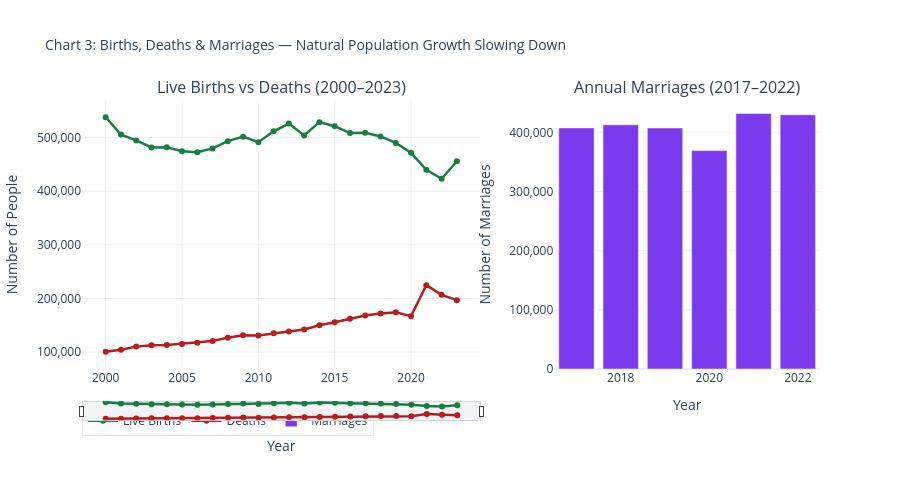

Notebook cell for this chart:
### Code cell
# ============================================================
# CHART: Births, Deaths & Marriages (WITH SLIDER)
# ============================================================

b = births.sort_values('year')
d = deaths.sort_values('year')

# Fix marriages filter
if 'sex' in marriages.columns:
    sex_vals = marriages['sex'].unique()
    if 'both' in sex_vals:
        m = marriages[marriages['sex'] == 'both'].sort_values('year')
    elif 'male' in sex_vals:
        m = marriages.groupby('year')['abs'].sum().reset_index()
    else:
        m = marriages.sort_values('year')
else:
    m = marriages.sort_values('year')

print('Births rows   :', len(b), '| years:', b['year'].min(), '-', b['year'].max())
print('Deaths rows   :', len(d), '| years:', d['year'].min(), '-', d['year'].max())
print('Marriages rows:', len(m), '| years:', m['year'].min(), '-', m['year'].max())

# ── Build figure with TWO subplots + range slider ────────────
fig = make_subplots(
    rows=1, cols=2,
    subplot_titles=[
        'Live Births vs Deaths (2000–2023)',
        'Annual Marriages (2017–2022)'
    ],
    column_widths=[0.60, 0.40],
    horizontal_spacing=0.10
)

# ── LEFT PANEL: Births line ───────────────────────────────────
fig.add_trace(go.Scatter(
    x=b['year'], y=b['abs'],
    mode='lines+markers',
    name='Live Births',
    line=dict(color='#15803D', width=2.5),
    marker=dict(size=6),
    hovertemplate='Year %{x}<br>Births: <b>%{y:,.0f}</b>'
), row=1, col=1)

# ── LEFT PANEL: Deaths line ───────────────────────────────────
fig.add_trace(go.Scatter(
    x=d['year'], y=d['abs'],
    mode='lines+markers',
    name='Deaths',
    line=dict(color='#B91C1C', width=2.5),
    marker=dict(size=6),
    hovertemplate='Year %{x}<br>Deaths: <b>%{y:,.0f}</b>'
), row=1, col=1)

# ── RIGHT PANEL: Marriages bar ────────────────────────────────
fig.add_trace(go.Bar(
    x=m['year'], y=m['abs'],
    name='Marriages',
    marker_color='#7C3AED',
    hovertemplate='Year %{x}<br>Marriages: <b>%{y:,.0f}</b>'
), row=1, col=2)

# ── Range slider (X axis only on left panel) ──────────────────
fig.update_xaxes(
    rangeslider=dict(
        visible=True,
        thickness=0.06,
        bgcolor='#F3F4F6',
        bordercolor='#D1D5DB',
        borderwidth=1
    ),
    rangeselector=dict(
        buttons=[
            dict(count=5,  label='5yr',  step='year', stepmode='backward'),
            dict(count=10, label='10yr', step='year', stepmode='backward'),
            dict(count=15, label='15yr', step='year', stepmode='backward'),
            dict(label='All',            step='all')
        ],
        bgcolor='#F9FAFB',
        activecolor='#15803D',
        font=dict(size=11)
    ),
    row=1, col=1
)

# ── Styling ───────────────────────────────────────────────────
fig.update_layout(
    title=dict(
        text='Chart 3: Births, Deaths & Marriages — Natural Population Growth Slowing Down',
        font=dict(size=14)
    ),
    template='plotly_white',
    height=500,
    legend=dict(
        orientation='h',
        x=0.0, y=-0.25,
        bgcolor='rgba(255,255,255,0.9)',
        bordercolor='#E5E7EB',
        borderwidth=1
    ),
    margin=dict(b=80)
)

fig.update_yaxes(tickformat=',', title_text='Number of People', row=1, col=1)
fig.update_yaxes(tickformat=',', title_text='Number of Marriages', row=1, col=2)
fig.update_xaxes(title_text='Year', row=1, col=1)
fig.update_xaxes(title_text='Year', row=1, col=2)

fig.write_html('../outputs/chart03_births_deaths_marriages.html')
fig.show()
print('\nSuccessfully Saved: outputs/chart03_births_deaths_marriages.html')
print('INSIGHT: Fewer marriages = fewer births = ageing population accelerates!')

### Figure 1 — Plotly figure (JSON) as saved in the notebook; plotly's stock layout.template omitted (floating-point values rounded to 4 significant figures)
{"data": [{"hovertemplate": "Year %{x}<br>Births: <b>%{y:,.0f}</b>", "line": {"color": "#15803D", "width": 2.5}, "marker": {"size": 6}, "mode": "lines+markers", "name": "Live Births", "type": "scatter", "x": [2000, 2001, 2002, 2003, 2004, 2005, 2006, 2007, 2008, 2009, 2010, 2011, 2012, 2013, 2014, 2015, 2016, 2017, 2018, 2019, 2020, 2021, 2022, 2023], "xaxis": "x", "y": [537853, 505479, 494538, 481399, 481800, 474473, 472698, 479647, 493203, 501644, 491239, 511594, 526012, 503914, 528612, 521136, 508203, 508685, 501945, 489863, 471504, 439744, 423124, 455761], "yaxis": "y"}, {"hovertemplate": "Year %{x}<br>Deaths: <b>%{y:,.0f}</b>", "line": {"color": "#B91C1C", "width": 2.5}, "marker": {"size": 6}, "mode": "lines+markers", "name": "Deaths", "type": "scatter", "x": [2000, 2001, 2002, 2003, 2004, 2005, 2006, 2007, 2008, 2009, 2010, 2011, 2012, 2013, 2014, 2015, 2016, 2017, 2018, 2019, 2020, 2021, 2022, 2023], "xaxis": "x", "y": [100707, 104531, 110367, 112744, 113192, 115436, 117778, 120670, 127098, 131328, 130978, 135463, 138692, 142202, 150318, 155786, 162201, 168168, 172031, 174254, 167181, 224931, 206780, 196965], "yaxis": "y"}, {"hovertemplate": "Year %{x}<br>Marriages: <b>%{y:,.0f}</b>", "marker": {"color": "#7C3AED"}, "name": "Marriages", "type": "bar", "x": [2017, 2018, 2019, 2020, 2021, 2022], "xaxis": "x2", "y": [407482, 412704, 407322, 369178, 431946, 429648], "yaxis": "y2"}], "layout": {"annotations": [{"font": {"size": 16}, "showarrow": false, "text": "Live Births vs Deaths (2000–2023)", "x": 0.27, "xanchor": "center", "xref": "paper", "y": 1, "yanchor": "bottom", "yref": "paper"}, {"font": {"size": 16}, "showarrow": false, "text": "Annual Marriages (2017–2022)", "x": 0.82, "xanchor": "center", "xref": "paper", "y": 1, "yanchor": "bottom", "yref": "paper"}], "height": 500, "legend": {"bgcolor": "rgba(255,255,255,0.9)", "bordercolor": "#E5E7EB", "borderwidth": 1, "orientation": "h", "x": 0, "y": -0.25}, "margin": {"b": 80}, "title": {"font": {"size": 14}, "text": "Chart 3: Births, Deaths & Marriages — Natural Population Growth Slowing Down"}, "xaxis": {"anchor": "y", "domain": [0, 0.54], "rangeselector": {"activecolor": "#15803D", "bgcolor": "#F9FAFB", "buttons": [{"count": 5, "label": "5yr", "step": "year", "stepmode": "backward"}, {"count": 10, "label": "10yr", "step": "year", "stepmode": "backward"}, {"count": 15, "label": "15yr", "step": "year", "stepmode": "backward"}, {"label": "All", "step": "all"}], "font": {"size": 11}}, "rangeslider": {"bgcolor": "#F3F4F6", "bordercolor": "#D1D5DB", "borderwidth": 1, "thickness": 0.06, "visible": true}, "title": {"text": "Year"}}, "xaxis2": {"anchor": "y2", "domain": [0.64, 1], "title": {"text": "Year"}}, "yaxis": {"anchor": "x", "domain": [0, 1], "tickformat": ",", "title": {"text": "Number of People"}}, "yaxis2": {"anchor": "x2", "domain": [0, 1], "tickformat": ",", "title": {"text": "Number of Marriages"}}}}
